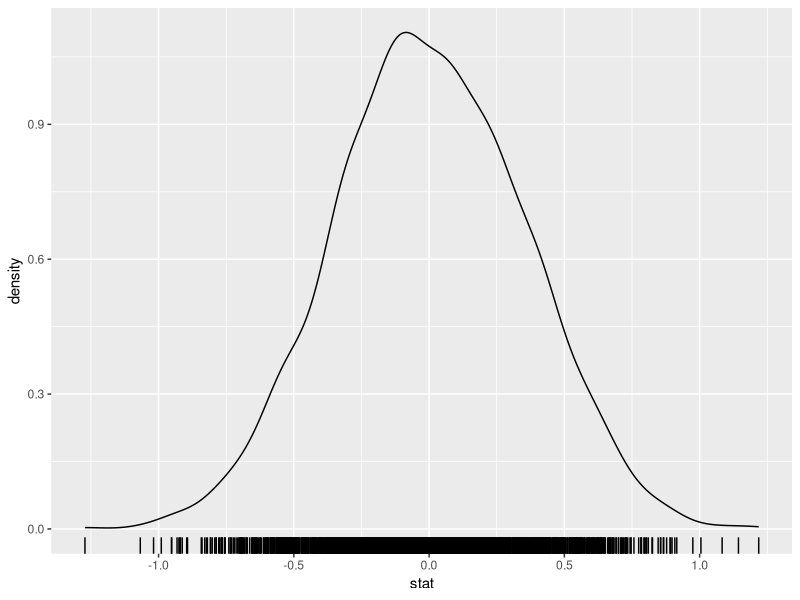

Write the R code that produced this figure. (Note: a time limit stopped this script after it produced the figure.)
## ----results='hide',echo=FALSE-------------------------------------------
knitr::opts_chunk$set(cache = TRUE, autodep = TRUE)

## ----message=FALSE-------------------------------------------------------
library("dplyr")
library("ggplot2")
library("tidyr")

## ------------------------------------------------------------------------
n <- 8
mean(rnorm(n))

## ------------------------------------------------------------------------
n <- 8
iter <- 2048
# Investigate
results <- list()
for (i in 1:iter) {
  x <- rnorm(n)
  stat <- mean(x)
  results[[i]] <- data_frame(i = i, stat = mean(x))
}
results <- bind_rows(results)

## ------------------------------------------------------------------------
ggplot(results, aes(x = stat)) +
  geom_density() +
  geom_rug()

## ------------------------------------------------------------------------
sample_sizes <- 2 ^ (0:10)

## ------------------------------------------------------------------------
iter <- 4096

## ------------------------------------------------------------------------
results <- list()
for (k in seq_along(sample_sizes))  {
  cat("sample size:", sample_sizes[k], "\n")
  sampling_dist <- list()
  n <- sample_sizes[k]
  for (i in 1:iter) {
    # Normal distribution. mean = 0, sd = 1. mean = 0
    x <- rnorm(n)
    # Uniform distribution: min = 0, max = 1. mean = 0.5
    # x <- runif(n)
    # Geometric distribution: prob = 0.25. mean = 4
    # x <- rgeom(n, prob = 0.25)
    # Beta distribution. Bimodal. mean = 0.5.
    # x <- rbeta(n, shape1 = 0.25, shape2 = 0.25)

    # Statistics
    # # Mean
    stat <- mean(x)
    # # Median
    # stat <- median(x)
    # # Maximum
    # stat <- max(x)
    # # Standard deviation
    # stat <-sd(x)
    # # Geometric mean of
    # stat <- exp(mean(log(abs(x))))
    sampling_dist[[i]] <- data_frame(size = n, stat = stat)
  }
  results[[k]] <- bind_rows(sampling_dist)
}
results <- bind_rows(results) %>%
  mutate(size = factor(size))

## ------------------------------------------------------------------------
ggplot(results, aes(x = stat, colour = size)) +
  geom_density()

## ----message=FALSE-------------------------------------------------------
## Comparing mean and sample distributions of multiple samples
iter <- 8192
sample_sizes <- 2 ^ (0:12)
results <- list()
for (k in seq_along(sample_sizes))  {
  n <- sample_sizes[k]
  message("sample size: ", n)
  stat <- rep(NA, iter)
  for (i in 1:iter) {
    # # Normal distribution.
    # # mean = 0, sd = 1
    x <- rnorm(n)
    
    # # Uniform distribution:
    # # min = 0, max = 1, mean = 0.5, sd = 0.2887
    # x <- runif(n)
    
    # # Geometric distribution: prob = 0.25.
    # # mean = (1 - p) / p = 3
    # # var = (1 - p) / p ^ 2 = 12
    # # sd = sqrt(12)
    # x <- rgeom(n, prob = 0.25)
    
    # # Beta distribution. Bimodal.
    # # mean = 0.5. sd = 0.4082
    # x <- rbeta(n, shape1 = 0.5, shape2 = 0.5)

    # # Bernoulli distribution.
    # # mean = 0.2. sd = sqrt(0.2 * 0.8)
    # x <- rbinom(n, size = 1, prob = 0.2)
    
    stat[i] <- mean(x)
  }
  results[[k]] <- data_frame(stat = stat, size = n)

}
results <- bind_rows(results)

results_summary <- results %>%
  group_by(size) %>%
  summarize(x_mean = mean(stat),
            s = sd(stat),
            x_mean_se = s / sqrt(iter),
            s_se = s / sqrt(2 * (iter - 1)))

## ------------------------------------------------------------------------
mu <- 0
sigma <- 1

## ------------------------------------------------------------------------
ggplot(results_summary, aes(x = size, y = x_mean, 
                    ymin = x_mean - 2 * x_mean_se,
                    ymax = x_mean + 2 * x_mean_se)) +
  geom_pointrange() +
  geom_hline(yintercept = mu) +
  scale_x_log10()

## ------------------------------------------------------------------------
ggplot(results_summary, aes(x = size,
                    y = s, 
                    ymin = s - 2 * s_se,
                    ymax = s + 2 * s_se)) +
  geom_pointrange() +
  stat_function(fun = function(n) sigma / sqrt(n)) +
  scale_x_log10()

## ----fig.height = 8------------------------------------------------------
ggplot(mutate(results,
              normal = dnorm(stat, mean = mu, sd = sigma / sqrt(size))),
       aes(x = stat)) +
  geom_density() +
  geom_rug() +
  geom_line(mapping = aes(y = normal), col = "red") +
  facet_wrap(~size, ncol = 2, scales = "free")

## ------------------------------------------------------------------------
prob <- 0.2
sizes <- c(1, 2, 8, 32, 64, 256, 512, 1024)

binomial <- list()
for (i in seq_along(sizes)) {
  n <- sizes[i]
  binomial[[i]] <- data_frame(x = 0:n,
                              size = n,
                              p = dbinom(x, size = n, prob = prob))
}
binomial <- bind_rows(binomial)

normal <- list()
for (i in seq_along(sizes)) {
  n <- sizes[i]
  normal_mean <- n * prob
  normal_sd <- sqrt(n * prob * (1 - prob))
  normal[[i]] <- data_frame(x = seq(normal_mean - 3 * normal_sd,
                                    normal_mean + 3 * normal_sd, 
                                    length.out = 101),
                            y = dnorm(x, mean = normal_mean, sd = normal_sd),
                            size = n)
}
normal <- bind_rows(normal)

ggplot() +
  geom_bar(data = binomial, aes(x = x, y = p), stat = "identity",
           alpha = 0.5) +
  geom_line(data = normal, aes(x = x, y = y), color = "black", size = 1) +
  facet_wrap(~size, ncol = 2, scales = "free")

## ------------------------------------------------------------------------
confidence <- 95
mu <- 0
sigma <- 1

## ------------------------------------------------------------------------
iter = 500
# calculate z critical value
alpha <- 1 - (confidence / 100)
z <- -qnorm(alpha / 2)
results <- list()
for (i in 1:iter) {
  x <- rnorm(n, mean = mu, sd = sigma)
  x_mean <- mean(x)
  se <- sigma / sqrt(n)
  lb <- x_mean - z * se
  ub <- x_mean + z * se
  contains_mu <- (mu > lb) & (mu < ub)
  results[[i]] <- data_frame(x_mean = x_mean,
                             se = se,
                             lb = lb,
                             ub = ub,
                             contains_mu = contains_mu,
                             i = i)
}
results <- bind_rows(results)

## ------------------------------------------------------------------------
summarize(results, prop_contain_mu = sum(contains_mu) / n())

## ----fig.height = 7------------------------------------------------------
ggplot(results, aes(y = x_mean, ymin = lb, ymax = ub, x = i, color = contains_mu)) +
  geom_hline(yintercept = 0) + 
  geom_pointrange(size = rel(0.25)) +
  coord_flip() +
  scale_color_manual(values = c("TRUE" = alpha("black", 0.67), "FALSE" = "red")) +
  theme_bw() +
  theme(axis.text.y = element_blank(),
        axis.ticks.y = element_blank(),
        axis.title.y = element_blank())


## ------------------------------------------------------------------------
contains_x_mean <- rep(NA, nrow(results))
for (i in 1:nrow(results)) {
  x_mean_i <- results[i, ][["x_mean"]]
  contains_x_mean[i] <- 
    (sum(results$lb < x_mean_i & results$ub > x_mean_i) - 1) / (nrow(results) - 1)
}
summary(contains_x_mean)

## ------------------------------------------------------------------------
confidence <- 95
n <- 30
mu <- 0
sigma <- 1
iter = 500

## ------------------------------------------------------------------------
# calculate z critical value
alpha <- 1 - (confidence / 100)
# crit_val <- -qnorm(alpha / 2)
crit_val <- -qt(alpha / 2, df = n - 1)
results <- list()
for (i in 1:iter) {
  x <- rnorm(n, mean = mu, sd = sigma)
  x_mean <- mean(x)
  s <- sd(x)
  se <- s / sqrt(n)
  lb <- x_mean - z * se
  ub <- x_mean + z * se
  contains_mu <- (mu > lb) & (mu < ub)
  results[[i]] <- data_frame(x_mean = x_mean,
                             s = s,
                             se = se,
                             lb = lb,
                             ub = ub,
                             contains_mu = contains_mu,
                             i = i)
}
results <- bind_rows(results)

## ------------------------------------------------------------------------
summarize(results, prop_contain_mu = sum(contains_mu) / n())

## ----fig.height = 8------------------------------------------------------
ggplot(results, aes(y = x_mean, ymin = lb, ymax = ub, x = i, color = contains_mu)) +
  geom_hline(yintercept = 0) + 
  geom_pointrange(size = rel(0.25)) +
  coord_flip() +
  scale_color_manual(values = c("TRUE" = alpha("black", 0.67), "FALSE" = "red")) +
  theme_bw() +
  theme(axis.text.y = element_blank(),
        axis.ticks.y = element_blank(),
        axis.title.y = element_blank())


## ------------------------------------------------------------------------
ggplot(results, aes(x = s)) +
  geom_density() +
  geom_rug()

## ------------------------------------------------------------------------
confidence <- 95
mu <- 0
sigma <- 1
iter = 2048
sample_sizes <- 3:100
# calculate z critical value
alpha <- 1 - (confidence / 100)

results <- list()
for (i in seq_along(sample_sizes)) {
  n <- sample_sizes[i]
  norm_critical_value <- -qnorm(alpha / 2)
  t_critical_value <- -qt(alpha / 2, df = n - 1)
  norm_contains_mu <- rep(NA, iter)
  t_contains_mu <- rep(NA, iter)
  for (j in 1:iter) {
    
    # Sample from the normal distribution 
    x <- rnorm(n, mean = mu, sd = sigma)
    x_mean <- mean(x)
    s <- sd(x)
    se <- s / sqrt(n)
    z <- (x_mean - mu) / se
    norm_contains_mu[j] <- abs(z) < norm_critical_value
    t_contains_mu[j] <- abs(z) < t_critical_value
  }
  results[[i]] <-
    data_frame(n = n, 
               `Normal` = sum(norm_contains_mu) / iter,
               `Student's t` = sum(t_contains_mu) / iter)
}
results <- bind_rows(results) %>%
  gather(se_type, contains_mu, -n)


## ------------------------------------------------------------------------
ggplot(results, aes(x = n, y = contains_mu, color = se_type)) +
  geom_point() +
  geom_line() + 
  geom_hline(yintercept = 1 - alpha) +
  xlab("Sample size") +
  ylab(expression(paste("Prop intervals containing ", mu))) +
  scale_color_discrete("")

## ------------------------------------------------------------------------
confidence <- 95
prob <- 0.1
iter = 2048
sample_sizes <- 3:100

# mean of geom is (1 - p) / p
mu <- (1 - prob) / prob
alpha <- 1 - (confidence / 100)
results <- list()
for (i in seq_along(sample_sizes)) {
  n <- sample_sizes[i]
  norm_critical_value <- -qnorm(alpha / 2)
  t_critical_value <- -qt(alpha / 2, df = n - 1)
  norm_contains_mu <- rep(NA, iter)
  t_contains_mu <- rep(NA, iter)
  for (j in 1:iter) {
    x <- rgeom(n, prob = prob)
    x_mean <- mean(x)
    s <- sd(x)
    se <- s / sqrt(n)
    z <- (x_mean - mu) / se
    norm_contains_mu[j] <- abs(z) < norm_critical_value
    t_contains_mu[j] <- abs(z) < t_critical_value
  }
  results[[i]] <-
    data_frame(n = n, 
               `Normal` = sum(norm_contains_mu) / iter,
               `Student's t` = sum(t_contains_mu) / iter)
}
results <- bind_rows(results) %>%
  gather(se_type, contains_mu, -n)


## ------------------------------------------------------------------------
ggplot(results, aes(x = n, y = contains_mu, color = se_type)) +
  geom_point() +
  geom_line() + 
  geom_hline(yintercept = 1 - alpha) +
  xlab("Sample size") +
  ylab(expression(paste("Prop intervals containing ", mu))) +
  scale_color_discrete("")
